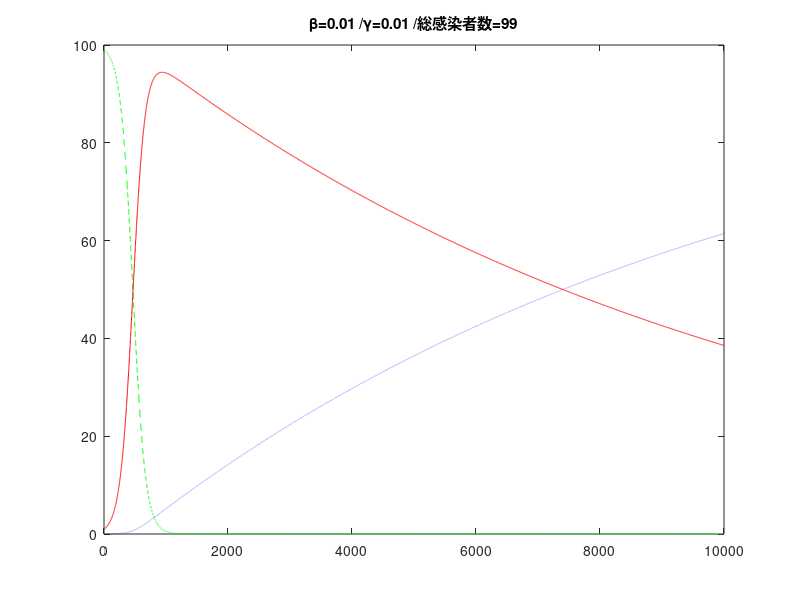

MATLAB code for this plot:
dt=0.01;Tmax=10000;
S=zeros(1,Tmax);S(1)=99;
I=zeros(1,Tmax);I(1)=1;
R=zeros(1,Tmax);R(1)=0;
b=0.01;g=0.01;
for T=1:Tmax-1
    S(T+1)=S(T)+dt*( -b*S(T)*I(T)           );
    I(T+1)=I(T)+dt*(  b*S(T)*I(T) -g*I(T)   );
    R(T+1)=R(T)+dt*(               g*I(T)   );
end
X=1:Tmax;
plot(X,S,'g--',X,I,'r',X,R,'b:');
title(strcat('β=',num2str(b),' /γ=',num2str(g),' /総感染者数=',num2str(S(1)-S(Tmax)) ));
